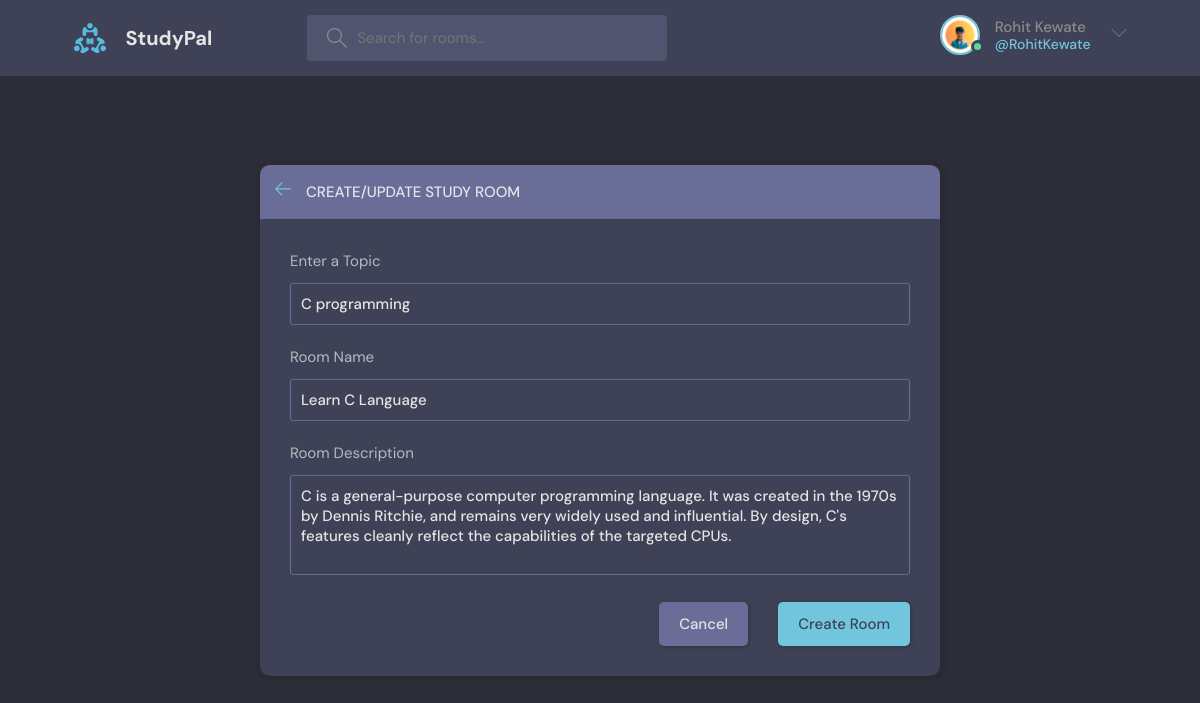
/update-room/4 (signed in), run on the app's committed database.
### base/models.py (models this page shows, shortened)
class User(AbstractUser):
    name = models.CharField(max_length=200, null=True)
    email = models.EmailField(unique=True, null=True)
    bio = models.TextField(null=True)
    avatar = models.ImageField(null= True, default="avatar.svg",upload_to ='images/')
    USERNAME_FIELD = 'email'
    REQUIRED_FIELDS = []

class Room(models.Model):
    host = models.ForeignKey(User, on_delete=models.SET_NULL, null=True)
    topic = models.ForeignKey(Topic, on_delete=models.SET_NULL, null=True)
    name= models.CharField(max_length=200)
    description = models.TextField(null=True, blank=True)
    participants = models.ManyToManyField(User,related_name='participants', blank=True)
    updated = models.DateTimeField(auto_now=True)
    created = models.DateTimeField(auto_now_add=True)
    class Meta:
        ordering = ['-updated', 'created']

class Topic(models.Model):
    name= models.CharField(max_length=200)

### base/views.py (the view, shortened to what this page needs)
# urls.py: path('update-room/<str:pk>',views.updateRoom, name="update-room-page"),
@login_required(login_url='login-page')
def updateRoom(request,pk):
   room = Room.objects.get(id=pk)
   form = RoomForm(instance=room)
   topics = Topic.objects.all()
   if request.user != room.host:
      return HttpResponse("You are not allowed to do that.")
   context = {'form': form, 'topics': topics, 'room': room }
   return render(request, 'base/room_form.html',context)

### base/forms.py
class RoomForm(ModelForm):
    class Meta:
        model = Room
        fields = '__all__'
        exclude = [ 'host', 'participants']

### base/templates/base/room_form.html (shortened to what this page needs)
{% extends 'base.html' %}
{% load static %}
{% block content %}
<main class="create-room layout">
  <div class="container">
    <div class="layout__box">
      <div class="layout__boxHeader">
        <div class="layout__boxTitle">
          <a href="{% url 'home-page' %}">
            <svg version="1.1" xmlns="http://www.w3.org/2000/svg" width="32" height="32" viewBox="0 0 32 32">
              <title>arrow-left</title>
              <path
                d="M13.723 2.286l-13.723 13.714 13.719 13.714 1.616-1.611-10.96-10.96h27.625v-2.286h-27.625l10.965-10.965-1.616-1.607z">
              </path>
            </svg>
          </a>
          <h3>Create/Update Study Room</h3>
        </div>
      </div>
      <div class="layout__body">
        <form class="form" action="" method="POST">
          <div class="form__group">
            <label for="room_topic">Enter a Topic</label>
            <input required type="text" value="{{ room.topic.name }}" name="topic" id="room_topic" list="topic-list" />
          </div>
          <div class="form__group">
            <label for="room_name">Room Name</label>
            {{ form.name }}
          </div>
          <div class="form__group">
            <label for="room_description">Room Description</label>
            {{ form.description }}
          </div>
          <div class="form__action">
            <a class="btn btn--dark" href="{% url 'home-page' %}">Cancel</a>
            <button class="btn btn--main" type="submit">Create Room</button>
          </div>
        </form>
      </div>
    </div>
  </div>
</main>
{% endblock content %}

### templates/navbar.html (shortened to what this page needs)
{% load static %}
<header class="header header--loggedIn">
    <div class="container">
      <a href="{% url 'home-page' %}" class="header__logo">
        <img src=" {% static 'images/logo.svg' %}" />
        <h1>StudyPal</h1>
      </a>
      <form class="header__search" method="GET" action="{% url 'home-page' %}">
        <label>
          <input type="text" name="q" placeholder="Search for rooms..." />
        </label>
      </form>
      <nav class="header__menu">
        {% if request.user.is_authenticated %}
        <div class="header__user">
          <a href="{% url 'user-profile-page' user.id  %}">
            <div class="avatar avatar--medium active">
              <img src="{{ request.user.avatar.url }}" />
            </div>
            <p>{{ request.user.name }} <span>@{{ request.user.username }}</span></p>
          </a>
          <button class="dropdown-button">
            <svg version="1.1" xmlns="http://www.w3.org/2000/svg" width="32" height="32" viewBox="0 0 32 32">
              <title>chevron-down</title>
              <path d="M16 21l-13-13h-3l16 16 16-16h-3l-13 13z"></path>
            </svg>
          </button>
        </div>
        {% else %}
        <a href="{% url 'login-page' %}">
          <img src="{% static 'images/avatar.svg' %}" />
          <p>Login</p>
        </a>
        {% endif %}
      </nav>
    </div>
</header>

### data on the page
User: user.avatar (picture), user.name "Rohit Kewate", user.username "RohitKewate"
Room: topic "C programming", name "Learn C Language", description "C is a general-purpose computer programming language. It was created in the 1970s by Dennis Ritchie, and remains very widely used and influential. By design, C's features cleanly reflect the capabilities of the targeted CPUs."
